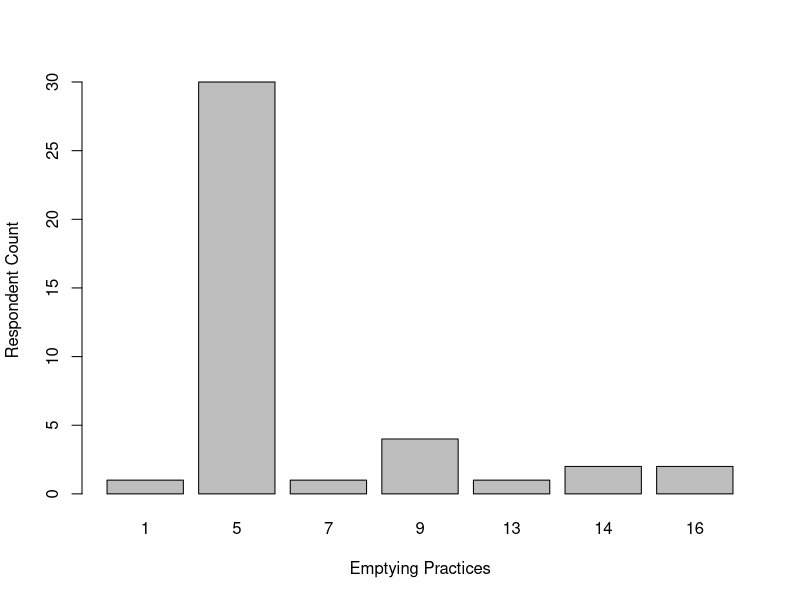
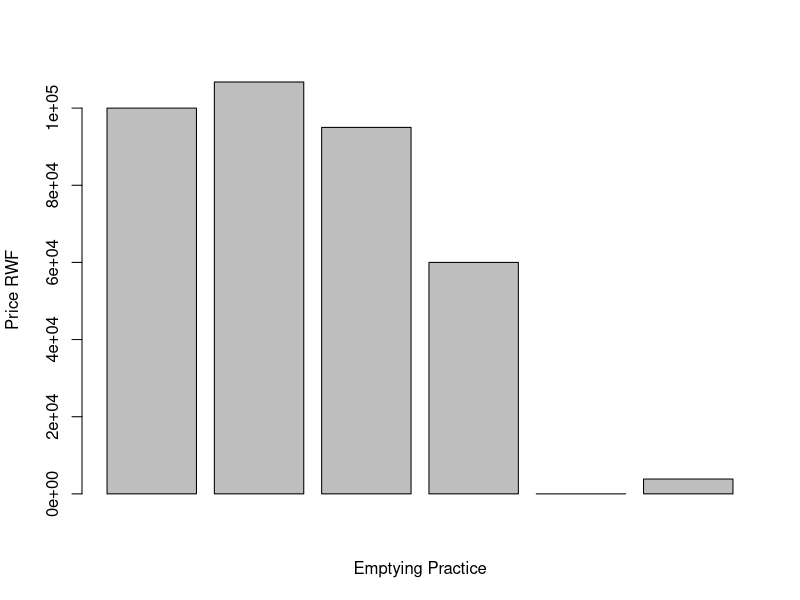

These figures' R source, in order:
setwd("/Users/rachel/Dropbox/Sourcing/2. Data/Survey/Cleaned")

#gitega results
resultsmar18<-read.csv("./HH_mar18_.csv", header=TRUE, sep=",")
resultsmar21<-read.csv("./HH_mar21_.csv", header=TRUE, sep=",")

gitresult<-rbind(resultsmar18,resultsmar21)

#Gitega mean cost of current WM practices 
gitemptycost<-gitresult$cost_empty[!gitresult$cost_empty == 99]
gitemptycost1<-gitemptycost[!gitemptycost==0]
git_mean_emptycostRWF<-mean(gitemptycost1,na.rm=TRUE)
git_mean_emptycostUSD<-git_mean_emptycostRWF*0.0013

#counts of empty practice

  #empty practices not including Dont know/no response
git_counts<-table(gitresult$emptypract[!gitresult$emptypract==99])
barplot(git_counts,xlab="Emptying Practices",ylab="Respondent Count")
#alternative
countsdf<-as.data.frame(git_counts)

#prices of different emptying practices
#average price of sealing a latrine then building a new one yourself 

# definition of function
costofpract<-function(result,practice){
  emptypract<-subset(result,result$emptypract==practice)

  if (nrow(emptypract) == 0) { return(NA) }

  cost<-emptypract$cost_empty[!emptypract$cost_empty==99]
  meancost<-mean(cost,na.rm=TRUE)
  return(meancost)
}

#usage of function
gitmeancost1 <- costofpract(gitresult, 1)
gitmeancost2 <- costofpract(gitresult, 2)
gitmeancost3 <- costofpract(gitresult, 3)
gitmeancost4 <- costofpract(gitresult, 4)
gitmeancost5 <- costofpract(gitresult, 5)
gitmeancost6 <- costofpract(gitresult, 6)
gitmeancost7 <- costofpract(gitresult, 7)
gitmeancost8 <- costofpract(gitresult, 8)
gitmeancost9 <- costofpract(gitresult, 9)
gitmeancost10 <- costofpract(gitresult, 10)
gitmeancost11 <- costofpract(gitresult, 11)
gitmeancost12 <- costofpract(gitresult, 12)
gitmeancost13 <- costofpract(gitresult, 13)
gitmeancost14 <- costofpract(gitresult, 14)
gitmeancost15 <- costofpract(gitresult, 15)
gitmeancost16 <- costofpract(gitresult, 16)
gitmeancost17 <- costofpract(gitresult, 77)
gitmeancost18 <- costofpract(gitresult, 99)

gitmeancost_vect<-c(gitmeancost1,
                    gitmeancost2,
                    gitmeancost3,
                    gitmeancost4,
                    gitmeancost5,
                    gitmeancost6,
                    gitmeancost7,
                    gitmeancost8,
                    gitmeancost9,
                    gitmeancost10,
                    gitmeancost11,
                    gitmeancost12,
                    gitmeancost13,
                    gitmeancost14, 
                    gitmeancost15,
                    gitmeancost16,
                    gitmeancost17,
                    gitmeancost18)

gitmeancost_labs<-c("gitmeancost1",
                    "gitmeancost2",
                    "gitmeancost3",
                    "gitmeancost4",
                    "gitmeancost5",
                    "gitmeancost6",
                    "gitmeancost7",
                    "gitmeancost8",
                    "gitmeancost9",
                    "gitmeancost10",
                    "gitmeancost11",
                    "gitmeancost12",
                    "gitmeancost13",
                    "gitmeancost14", 
                    "gitmeancost15",
                    "gitmeancost16",
                    "gitmeancost17",
                    "gitmeancost18")

gitmeancost_labs<-gitmeancost_labs[!is.na(gitmeancost_vect)]
gitmeancost_vect<-gitmeancost_vect[!is.na(gitmeancost_vect)]

as.data.frame(cbind(gitmeancost_labs,gitmeancost_vect))


gitmeancost_vect[!gitmeancost_vect=="NaN"]
barplot(gitmeancost_vect,xlab="Emptying Practice",ylab="Price RWF")


#when I run the code below,  means are generated for practices that have no records:
#as.data.frame(cbind(gitmeancost_labs,gitmeancost_vect[!gitmeancost_vect=="NaN"]))
